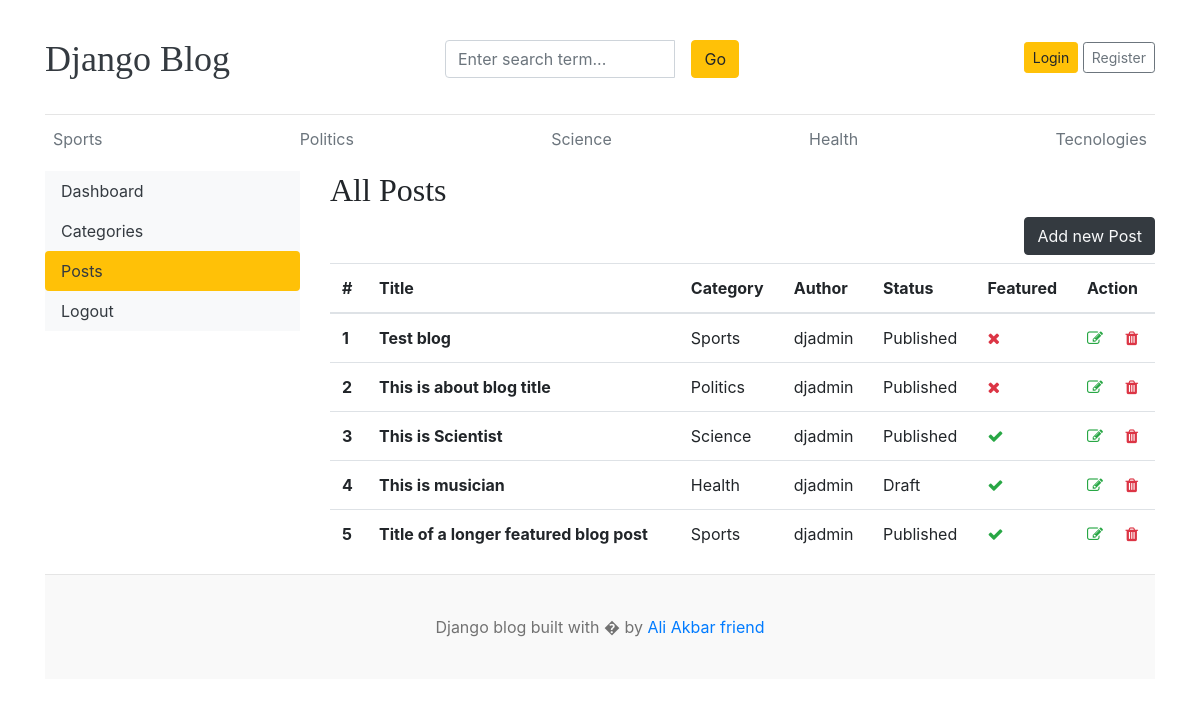
The page /dashbord/posts/ on the database its author committed.
### blogs/models.py (models this page shows, shortened)
class Category(models.Model):
    category_name= models.CharField(max_length=50 , unique=True)
    created_at = models.DateTimeField(auto_now_add=True)
    updated_at = models.DateTimeField(auto_now_add=True)
    class Meta:
        verbose_name_plural = 'categories'
    def __str__(self):
        return self.category_name

class Blog(models.Model):
    title = models.CharField(max_length=100)
    slug = models.SlugField(max_length=150 , unique=True , blank=True)
    category = models.ForeignKey(Category, on_delete=models.CASCADE)
    author = models.ForeignKey(User , on_delete=models.CASCADE)
    featured_image = models.ImageField(upload_to='uploads/%y/%m/%d')
    short_description = models.TextField(max_length=500)
    blog_body = models.TextField(max_length=2000)
    status = models.CharField(max_length=20 ,choices=STATUS_CHOICE, default='Draft')
    is_featured = models.BooleanField(default=False)
    created_at = models.DateTimeField(auto_now_add=True)
    updated_at = models.DateTimeField(auto_now=True)

### dashbords/views.py (the view)
# urls.py: path('posts/',views.posts,name='posts'),
def posts(request):
    posts=Blog.objects.all()
    context={
        'posts':posts,
    }
    return render(request,'dashbord/posts.html',context)

### blogs/context_processors.py (called while the page is built)
def get_categories(request):
    categories=Category.objects.all()
    return dict(categories=categories)

def get_social_links(request):
    social_links=SocialLink.objects.all()
    return dict(social_links=social_links)

### templates/dashbord/posts.html (shortened to what this page needs)
{% extends "base.html" %}
{% block content %}
<div class="row">
    {% include "dashbord/sidebar.html" %}
    <div class="col-md-9">
        <h2>All Posts</h2>
        <a href="{% url 'add_post' %}" class="btn btn-dark text-light float-right mb-2">Add new Post</a>
        <table class="table table-hover">
  <thead>
    <tr>
      <th >#</th>
      <th >Title</th>
      <th >Category</th>
      <th >Author</th>
      <th >Status</th>
      <th >Featured</th>
      <th >Action</th>
    </tr>
  </thead>
  <tbody>
    {% for post in posts %}
    <tr>
      <th>{{forloop.counter}}</th>
      <th>{{post.title}}</th>
      <td>{{post.category}}</td>
      <td>{{post.author}}</td>
      <td>{{post.status}}</td>
      <td>{% if post.is_featured %}<i class="fa fa-check text-success"></i> {% else %}<i class="fa fa-times text-danger"></i>{% endif %}</td>
      <td>
        <a href="{% url 'edit_post' post.id%}"><i class="fa fa-edit text-success"></i></a>
        <a href="{% url 'delete_post' post.id %}"><i class="fa fa-trash text-danger" aria-hidden="true"></i></a>
      </td>
    </tr>
    {% endfor %}
  </tbody>
</table>
    </div>
</div>
{% endblock %}

### templates/base.html (shortened to what this page needs)
{% load static %}
<!DOCTYPE html>
<html lang="en">
<head>
    <link href="https://getbootstrap.com/docs/4.0/dist/css/bootstrap.min.css" rel="stylesheet">
    <link href="{% static 'css/blog.css' %}" rel="stylesheet">
    <link rel="stylesheet" href="https://cdnjs.cloudflare.com/ajax/libs/font-awesome/4.7.0/css/font-awesome.min.css">
</head>
<body>
    <div class="container">
        <header class="blog-header py-3">
            <div class="row flex-nowrap justify-content-between align-items-center">
                <div class="col-4 pt-1">
                    <a class="blog-header-logo text-dark" href="/">Django Blog</a>
                </div>
                <div class="col-4 pt-1">
                    <form action="{% url 'search' %}" method="GET">
                        <div class="card-body ">
                            <div class="input-group">
                                <input class="form-control" type="text" placeholder="Enter search term..."
                                    name="keyword" aria-label="Enter search term..." aria-describedby="button-search"
                                    value="{{keyword}}">
                                <button class="btn btn-warning mx-3" id="button-search" type="submit">
                                    Go
                                </button>
                            </div>
                        </div>
                    </form>
                </div>
                {% if not user.is_authenticated %}
                <div class="col-4 d-flex justify-content-end align-items-center">
                    <a class="btn btn-sm btn-warning" href="{% url 'login' %}">Login</a> &nbsp;
                    <a class="btn btn-sm btn-outline-secondary" href="{% url 'register' %}">Register</a>
                </div>
                {% else %}
                <div class="col-4 d-flex justify-content-end align-items-center">
                <span><a href="{% url 'dashbords' %}">Dashboard</a></span>
                &nbsp;&nbsp;
                <span><a href="{% url 'logout' %}">Logout</a></span>
                </div>
                {% endif %}
            </div>
        </header>
        <div class="nav-scroller py-1 mb-2">
            <nav class="nav d-flex justify-content-between">
                {% for cat in categories %}
                <a class="p-2 text-muted" href="{% url 'posts_by_category' cat.id %}">{{cat.category_name}}</a>
                {% endfor %}
            </nav>
        </div>
        {% block content %}
        {% endblock %}
        <footer class="blog-footer">
            <p>Django blog built with � by <a href="#">Ali Akbar friend</a></p>
        </footer>
</body>
</html>

### blog_main/static/css/blog.css (style rules this page uses)
.blog-header { border-bottom: 1px solid #e5e5e5; }
.blog-header-logo { font-family: "Playfair Display", Georgia, "Times New Roman", serif; font-size: 2.25rem; }
h1, h2, h3, h4, h5, h6 { font-family: "Playfair Display", Georgia, "Times New Roman", serif; }
.blog-footer { padding: 2.5rem 0; color: #727272; text-align: center; background-color: #f9f9f9; border-top: .05rem solid #e5e5e5; }
.blog-footer p:last-child { margin-bottom: 0; }

### rows shown on the page
Category: category_name "Sports"
Category: category_name "Politics"
Category: category_name "Science"
Category: category_name "Health"
Category: category_name "Tecnologies"
Blog: title "Test blog", category "Sports", author "djadmin", status "Published", is_featured False (drawn)
Blog: title "This is about blog title", category "Politics", author "djadmin", status "Published", is_featured False (drawn)
Blog: title "This is Scientist", category "Science", author "djadmin", status "Published", is_featured True (drawn)
Blog: title "This is musician", category "Health", author "djadmin", status "Draft", is_featured True (drawn)
Blog: title "Title of a longer featured blog post", category "Sports", author "djadmin", status "Published", is_featured True (drawn)
